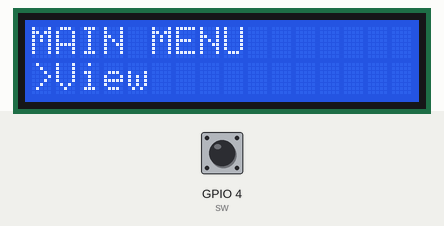
This program was run on a simulated ESP32 board running MicroPython. On the bench: 16×2 character LCD. Inputs (shaded band) come from the test bench; at power-on: GPIO 4 (sw) HIGH. Library files of the repository ran but are not shown: i2c_lcd.py; what the program prints to the serial console is not drawn.

Above: at 4.2 s.
4.3 s: GPIO 4 (sw) pulled LOW for 0.15 s
5.9 s: GPIO 4 (sw) pulled LOW for 0.15 s
At 6.06 s:
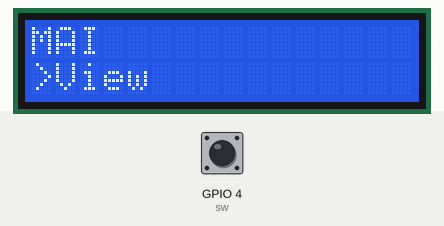
Timing chart, 0 to 8.9 s (numbered marks = the images above; inputs shaded):
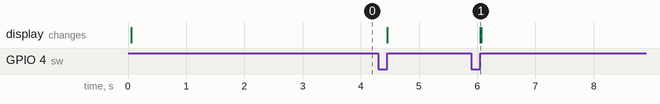

Measured:
- after the input at 5.9 s, the display: changes after 0.15 s (image 1)

The program:

main.py
```python
from machine import Pin, I2C
from i2c_lcd import I2cLcd
import time

# ------------------------
# I2C LCD SETUP
i2c = I2C(0, scl=Pin(7), sda=Pin(6), freq=400000)

print("I2C scan:", i2c.scan())

I2C_ADDR = 0x27
lcd = I2cLcd(i2c, I2C_ADDR, 2, 16)

# ------------------------
# ENCODER
clk = Pin(2, Pin.IN, Pin.PULL_UP)
dt  = Pin(3, Pin.IN, Pin.PULL_UP)
sw  = Pin(4, Pin.IN, Pin.PULL_UP)

last_clk = clk.value()

# ------------------------
# STATES
MAIN_MENU = 0
SUB_MENU = 1
EDIT = 2

state = MAIN_MENU

main_index = 0
sub_index = 0

# ------------------------
# DATA
temp = [10, 30]
hum = [40, 80]
volt = [3, 5]

main_menu = ["View", "Temp", "Hum", "Volt"]
sub_menu = ["Low", "High", "Back"]

# ------------------------
def display(line1, line2):
    lcd.move_to(0, 0)
    lcd.putstr(" " * 16)
    lcd.move_to(0, 0)
    lcd.putstr(line1[:16])

    lcd.move_to(0, 1)
    lcd.putstr(" " * 16)
    lcd.move_to(0, 1)
    lcd.putstr(line2[:16])

# ------------------------
def get_value(i):
    if main_index == 1:
        return temp[i]
    elif main_index == 2:
        return hum[i]
    elif main_index == 3:
        return volt[i]
    return 0

# ------------------------
def adjust_value(direction):
    if sub_index == 2:
        return

    if main_index == 1:
        temp[sub_index] += direction
    elif main_index == 2:
        hum[sub_index] += direction
    elif main_index == 3:
        volt[sub_index] += direction

# ------------------------
def draw():
    if state == MAIN_MENU:
        display("MAIN MENU", ">" + main_menu[main_index])

    elif state == SUB_MENU:
        if sub_index < 2:
            val = get_value(sub_index)
            display(main_menu[main_index],
                    ">" + sub_menu[sub_index] + ":" + str(val))
        else:
            display(main_menu[main_index], ">BACK")

    elif state == EDIT:
        val = get_value(sub_index)
        display("EDIT " + sub_menu[sub_index],
                "Val:" + str(val))

# ------------------------
# ✅ FIXED ENCODER (THIS IS THE IMPORTANT PART)
def handle_encoder():
    global last_clk, main_index, sub_index

    current_clk = clk.value()

    # detect change
    if current_clk != last_clk:

        # direction detection (reliable for Wokwi)
        if dt.value() != current_clk:
            direction = 1   # clockwise
        else:
            direction = -1  # anti-clockwise

        if state == MAIN_MENU:
            main_index = (main_index + direction) % 4

        elif state == SUB_MENU:
            sub_index = (sub_index + direction) % 3

        elif state == EDIT:
            adjust_value(direction)

    last_clk = current_clk

# ------------------------
# BUTTON
last_btn_time = 0

def handle_button():
    global state, sub_index, last_btn_time

    if sw.value() == 0:
        now = time.ticks_ms()

        if time.ticks_diff(now, last_btn_time) > 250:

            if state == MAIN_MENU:
                if main_index != 0:
                    state = SUB_MENU
                    sub_index = 0

            elif state == SUB_MENU:
                if sub_index == 2:
                    state = MAIN_MENU
                else:
                    state = EDIT

            elif state == EDIT:
                state = SUB_MENU

            last_btn_time = now

# ------------------------
# MAIN LOOP
while True:
    handle_encoder()
    handle_button()
    draw()
    time.sleep_ms(80)
```
